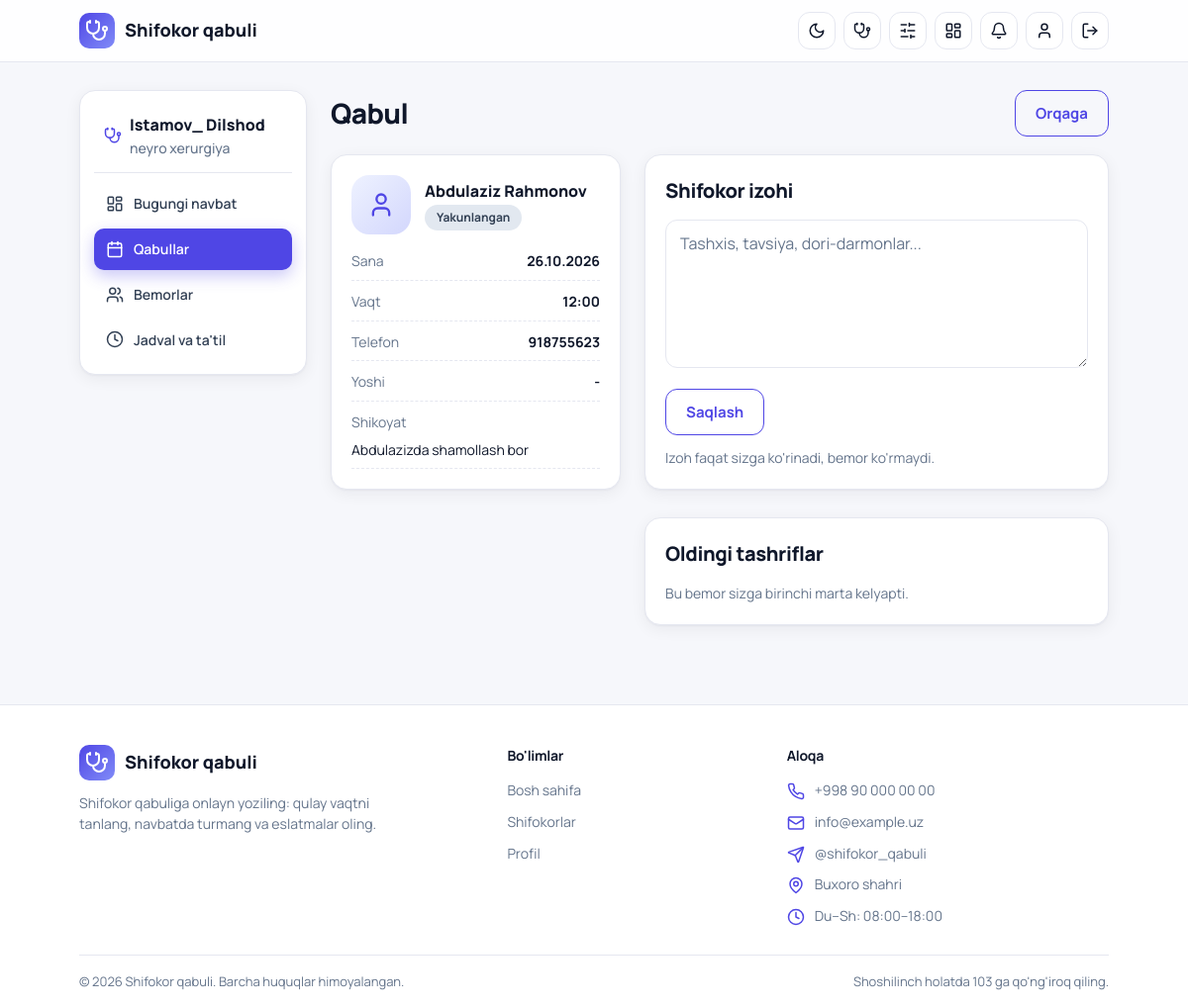
The app's page /doctor/appointments/1/ (signed in) with its own data.
### clin_app/models.py (models this page shows, shortened)
class Doctor(models.Model):
    user = models.OneToOneField(User, on_delete=models.CASCADE, related_name="doctor_profile")
    hospital = models.ForeignKey(Hospital, on_delete=models.CASCADE, related_name="doctors")
    department = models.ForeignKey(Department, on_delete=models.SET_NULL, null=True, blank=True)
    specialty = models.ForeignKey(Specialty, on_delete=models.PROTECT, related_name="doctors")
    experience_years = models.PositiveSmallIntegerField("Tajriba (yil)", default=0)
    price = models.PositiveIntegerField("Qabul narxi (so'm)", default=0)
    bio = models.TextField("Haqida", blank=True)
    photo = models.ImageField(upload_to="doctors/", blank=True, null=True)
    slot_minutes = models.PositiveSmallIntegerField("Bir qabul davomiyligi (daqiqa)", default=20)
    is_active = models.BooleanField(default=True)
    class Meta:
        verbose_name = "Shifokor"
        verbose_name_plural = "Shifokorlar"

class User(AbstractUser):
    class Role(models.TextChoices):
        PATIENT = "patient", "Bemor"
        DOCTOR = "doctor", "Shifokor"
        HOSPITAL_ADMIN = "hospital_admin", "Kasalxona admini"
    role = models.CharField(max_length=20, choices=Role.choices, default=Role.PATIENT)
    phone = models.CharField("Telefon", max_length=20, unique=True, null=True, blank=True)
    birth_date = models.DateField("Tug'ilgan sana", null=True, blank=True)
    hospital = models.ForeignKey(
        Hospital, on_delete=models.SET_NULL, null=True, blank=True, related_name="staff"
    )
    must_change_password = models.BooleanField("Parolni almashtirishi shart", default=False)
    @property
    def is_patient(self):
        return self.role == self.Role.PATIENT
    @property
    def is_doctor(self):
        return self.role == self.Role.DOCTOR
    @property
    def is_hospital_admin(self):
        return self.role == self.Role.HOSPITAL_ADMIN

class Specialty(models.Model):
    name = models.CharField("Mutaxassislik", max_length=100, unique=True)
    class Meta:
        verbose_name = "Mutaxassislik"
        verbose_name_plural = "Mutaxassisliklar"
    def __str__(self):
        return self.name

class Appointment(models.Model):
    class Status(models.TextChoices):
        PENDING = "pending", "Kutilmoqda"
        CONFIRMED = "confirmed", "Tasdiqlangan"
        COMPLETED = "completed", "Yakunlangan"
        CANCELLED = "cancelled", "Bekor qilingan"
        NO_SHOW = "no_show", "Kelmadi"
    patient = models.ForeignKey(User, on_delete=models.CASCADE, related_name="appointments")
    doctor = models.ForeignKey(Doctor, on_delete=models.CASCADE, related_name="appointments")
    date = models.DateField("Sana")
    time = models.TimeField("Vaqt")
    status = models.CharField(max_length=20, choices=Status.choices, default=Status.CONFIRMED)
    complaint = models.TextField("Shikoyat / izoh", blank=True)
    doctor_note = models.TextField("Shifokor izohi", blank=True)
    created_at = models.DateTimeField(auto_now_add=True)
    class Meta:
        verbose_name = "Qabul"
        verbose_name_plural = "Qabullar"
        ordering = ["-date", "-time"]
        constraints = [
            models.UniqueConstraint(
                fields=["doctor", "date", "time"],
                condition=~Q(status="cancelled"),
                name="unique_active_slot",
            )
        ]

### clin_app/doctor_views.py (the view, shortened to what this page needs)
# urls.py: path("appointments/<int:pk>/", v.appointment_detail, name="dpanel_appointment"),
@doctor_required
def appointment_detail(request, pk):
    appt = get_object_or_404(
        Appointment.objects.select_related("patient"), pk=pk, doctor=request.doctor
    )
    history = (
        Appointment.objects.filter(doctor=request.doctor, patient=appt.patient)
        .exclude(pk=appt.pk).order_by("-date", "-time")[:20]
    )
    return render(request, "dpanel/appointment_detail.html", {
        "appt": appt,
        "history": history,
        "age": _age(appt.patient.birth_date, timezone.localdate()),
    })

### clin_app/context_processors.py (called while the page is built)
def notifications(request):
    user = request.user
    if user.is_authenticated:
        return {"unread_count": user.notifications.filter(is_read=False).count()}
    return {}

### clin_app/doctor_views.py (called while the page is built)
def doctor_required(view):
    @wraps(view)
    def wrapper(request, *args, **kwargs):
        user = request.user
        if not user.is_authenticated:
            return redirect_to_login(request.get_full_path())
        if not user.is_doctor:
            raise PermissionDenied
        doctor = getattr(user, "doctor_profile", None)
        if doctor is None:
            messages.error(request, "Sizning akkauntingizga shifokor profili biriktirilmagan.")
            return redirect("home")
        request.doctor = doctor
        return view(request, *args, **kwargs)
    return wrapper

def _age(birth, today):
    if not birth:
        return None
    return today.year - birth.year - ((today.month, today.day) < (birth.month, birth.day))

### clin_app/templates/dpanel/appointment_detail.html (shortened to what this page needs)
{% extends 'dpanel/base.html' %}
{% block panel %}
<div class="panel-head">
  <h1 class="page-title">Qabul</h1>
  <a href="{% url 'dpanel_dashboard' %}" class="btn btn-outline">Orqaga</a>
</div>
<div class="detail-two">
  <div class="card">
    <div class="doctor-head" style="margin-bottom:16px">
      <div class="avatar"><svg class="icon"><use href="#i-user"/></svg></div>
      <div>
        <div class="doctor-name">{{ appt.patient.get_full_name|default:appt.patient.username }}</div>
        <span class="badge
          {% if appt.status == 'cancelled' or appt.status == 'no_show' %}badge-red
          {% elif appt.status == 'completed' %}badge-gray
          {% else %}badge-green{% endif %}">{{ appt.get_status_display }}</span>
      </div>
    </div>
    <div class="kv">
      <div class="kv-row"><span>Sana</span><b>{{ appt.date|date:"d.m.Y" }}</b></div>
      <div class="kv-row"><span>Vaqt</span><b>{{ appt.time|time:"H:i" }}</b></div>
      <div class="kv-row"><span>Telefon</span><b>{{ appt.patient.phone|default:"-" }}</b></div>
      <div class="kv-row"><span>Yoshi</span><b>{% if age is not None %}{{ age }}{% else %}-{% endif %}</b></div>
      <div class="kv-row" style="display:block"><span>Shikoyat</span>
        <p style="margin-top:6px;color:var(--ink)">{{ appt.complaint|default:"Kiritilmagan" }}</p></div>
    </div>
  </div>
  <div>
    <div class="card mb-3">
      <h2 class="section-title">Shifokor izohi</h2>
      <form method="post">
        <textarea name="doctor_note" class="note" placeholder="Tashxis, tavsiya, dori-darmonlar...">{{ appt.doctor_note }}</textarea>
        <div class="form-actions">
          <button type="submit" class="btn btn-outline">Saqlash</button>
        </div>
      </form>
      <p class="muted small" style="margin-top:12px">Izoh faqat sizga ko'rinadi, bemor ko'rmaydi.</p>
    </div>
    <div class="card">
      <h2 class="section-title">Oldingi tashriflar</h2>
      {% for h in history %}
        <div class="history-item">
          <div class="history-head">
            <span>{{ h.date|date:"d.m.Y" }} · {{ h.time|time:"H:i" }}</span>
            <span class="badge {% if h.status == 'cancelled' or h.status == 'no_show' %}badge-red{% elif h.status == 'completed' %}badge-gray{% else %}badge-green{% endif %}">{{ h.get_status_display }}</span>
          </div>
          {% if h.complaint %}<div class="muted">Shikoyat: {{ h.complaint }}</div>{% endif %}
          {% if h.doctor_note %}<div>Izoh: {{ h.doctor_note }}</div>{% endif %}
        </div>
      {% empty %}
        <p class="muted small">Bu bemor sizga birinchi marta kelyapti.</p>
      {% endfor %}
    </div>
  </div>
</div>
{% endblock %}

### clin_app/templates/dpanel/base.html
{% extends 'base.html' %}
{% block content %}
{% with url_name=request.resolver_match.url_name %}
<div class="panel">
  <aside class="card panel-side">
    <div class="panel-hospital">
      <svg class="icon teal"><use href="#i-stethoscope"/></svg>
      <div>
        {{ request.doctor.user.get_full_name|default:request.doctor.user.username }}
        <div class="muted small" style="font-weight:500">{{ request.doctor.specialty }}</div>
      </div>
    </div>
    <nav class="panel-nav">
      <a href="{% url 'dpanel_dashboard' %}" class="{% if url_name == 'dpanel_dashboard' %}active{% endif %}">
        <svg class="icon"><use href="#i-dashboard"/></svg> Bugungi navbat</a>
      <a href="{% url 'dpanel_appointments' %}" class="{% if 'appointment' in url_name %}active{% endif %}">
        <svg class="icon"><use href="#i-calendar"/></svg> Qabullar</a>
      <a href="{% url 'dpanel_patients' %}" class="{% if 'patient' in url_name %}active{% endif %}">
        <svg class="icon"><use href="#i-users"/></svg> Bemorlar</a>
      <a href="{% url 'dpanel_timeoff' %}" class="{% if url_name == 'dpanel_timeoff' %}active{% endif %}">
        <svg class="icon"><use href="#i-clock"/></svg> Jadval va ta'til</a>
    </nav>
  </aside>
  <section class="panel-main">
    {% block panel %}{% endblock %}
  </section>
</div>
{% endwith %}
{% endblock %}

### records on screen
Doctor: doctor.user.get_full_name "Istamov_ Dilshod", doctor.specialty "neyro xerurgiya"
Appointment: patient.get_full_name "Abdulaziz Rahmonov", status "Yakunlangan", date "26.10.2026", time "12:00", patient.phone "918755623", complaint "Abdulazizda shamollash bor"
